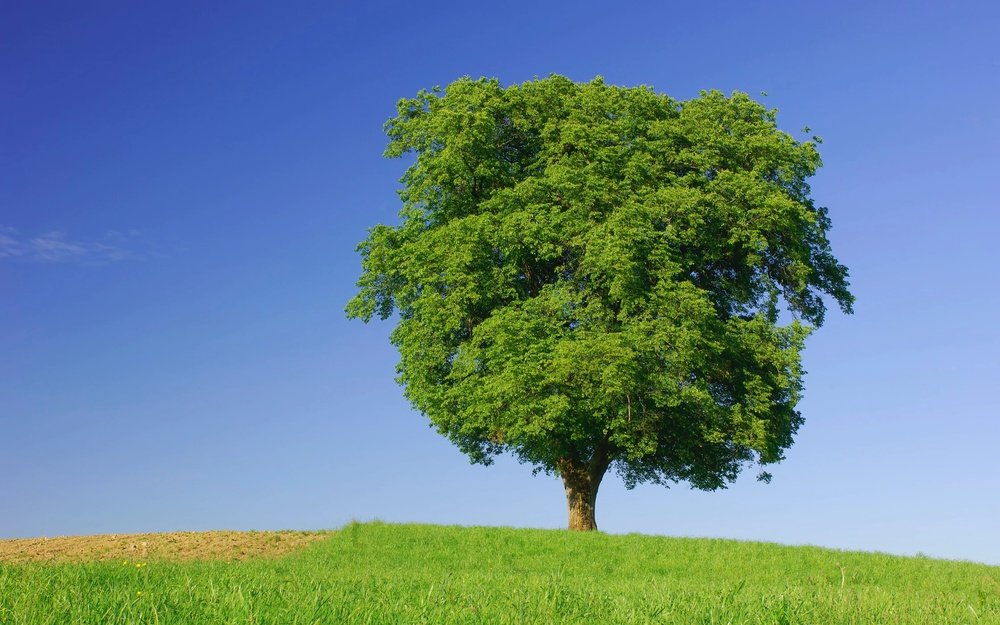
#> input picture tree.jpg, 1000 x 625 px, shrunk from 2880 x 1800 before the run
$ python image2.py
#> lines starting #> are read from the running program, lines starting #| are printed output that depends on the picture
# cach khac
import matplotlib.pyplot as plt
from sklearn import cluster
from sklearn.cluster import KMeans
import numpy

img = plt.imread("tree.jpg") #doc img (chuyen than tuple)
#> img is the input picture: shape (625, 1000, 3); mean R, G, B 103.1, 133.7, 141.6

height = img.shape[0] #Lay ra height
#> height = 625
width = img.shape[1]
#> width = 1000

img = img.reshape(height*width, 3) #chuyen image thanh mot array chua cac array la cac pixel (duoi img thanh hang doc)

#print(img.shape)

#print(img)

kmeans = KMeans(n_clusters=4).fit(img)

labels = kmeans.predict(img)
clusters = kmeans.cluster_centers_
#> clusters = [[110.4, 142.3, 206.8], [32.26, 56.41, 17.88], [138.8, 167.8, 57.62], [86.25, 118.4, 33.96]]

#print(labels)
#print(clusters)

img2 = numpy.zeros((height, width, 3), dtype=numpy.uint8) # tao ra mot image hoan toan chua duỗi

index = 0
for i in range(height):
    for j in range(width):
        label_of_pixel = labels[index]
        img2[i][j] = clusters[label_of_pixel]
        index += 1
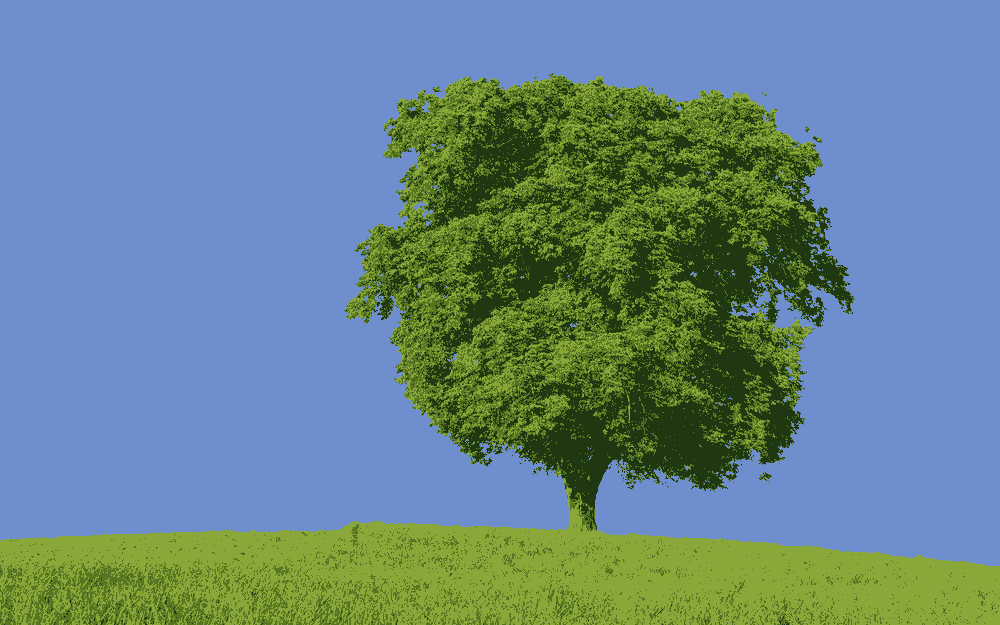
#> img2: shape (625, 1000, 3); mean of channels 0, 1, 2 102.7, 133.3, 140.8; drawn as R, G, B
#> after the loop, index = 625000

# Tat frame
fig = plt.figure(frameon=False)

# Cho buc anh lap day khung hinh
ax = plt.Axes(fig, [0., 0., 1., 1.])

# Tat truc toa do
ax.set_axis_off()
fig.add_axes(ax)

# Hien thi anh
plt.imshow(img2)
plt.show()

$ run again, with khoai.jpg copied over tree.jpg
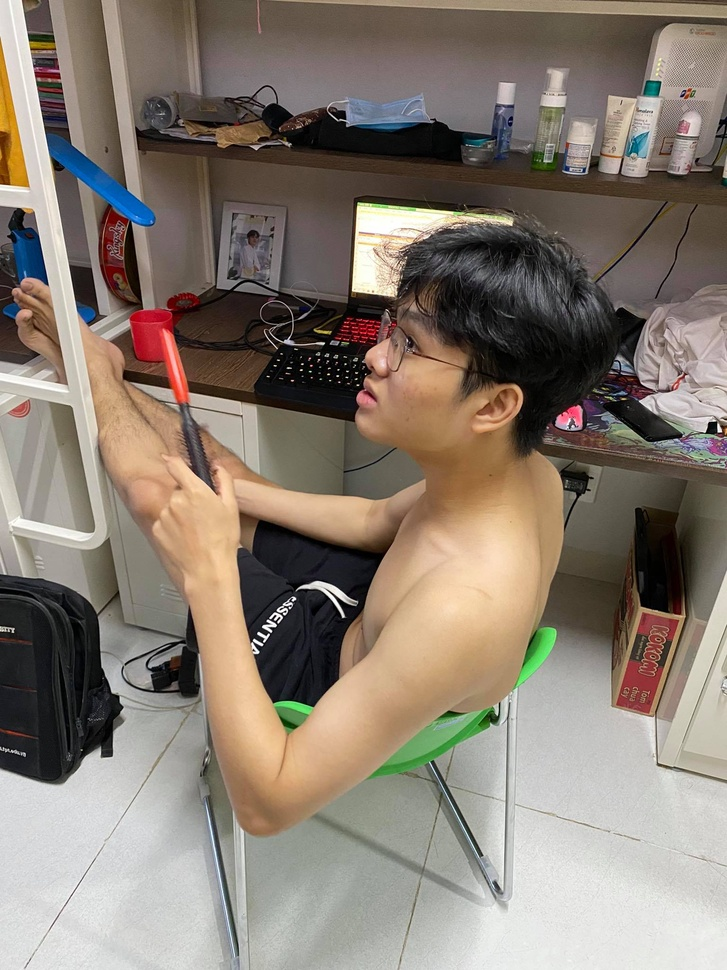
#> input picture khoai.jpg, 727 x 970 px, shrunk from 1536 x 2048 before the run
#> img is the input picture: shape (970, 727, 3); mean R, G, B 135.9, 124.6, 113.5
#> clusters = [[108.9, 95.41, 84.75], [215.9, 210.5, 202.1], [37.51, 31.57, 28.61], [174.4, 156.1, 135.3]]
#> after the loop `for i in range(height):`:
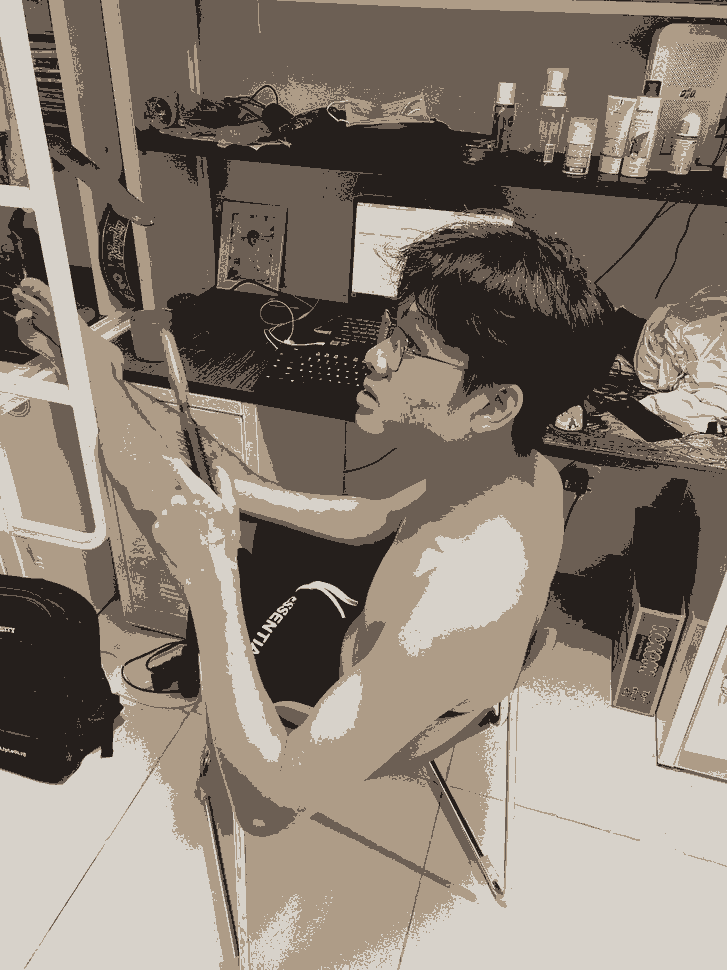
#> img2: shape (970, 727, 3); mean of channels 0, 1, 2 135.4, 124.4, 113.2; drawn as R, G, B
#> after the loop `for i in range(height):`: index = 705190
